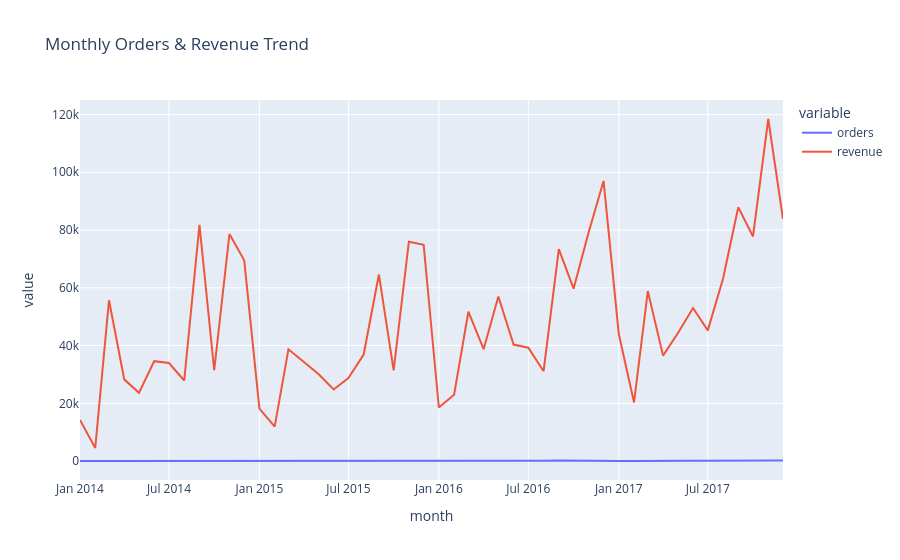

Here is the notebook cell this chart was saved with:
### Markdown cell above
## 10. Time Analysis — Orders & Revenue Over Time

### Code cell
trend = (df.assign(month=df['order_date'].dt.to_period('M').astype(str))
           .groupby('month').agg(orders=('order_id','nunique'), revenue=('sales','sum')).reset_index())
fig = px.line(trend, x='month', y=['orders','revenue'], title='Monthly Orders & Revenue Trend')
fig.show()

### Figure 1 — Plotly figure (JSON) as saved in the notebook; plotly's stock layout.template omitted (floating-point values rounded to 4 significant figures)
{"data": [{"hovertemplate": "variable=orders<br>month=%{x}<br>value=%{y}<extra></extra>", "legendgroup": "orders", "line": {"color": "#636efa", "dash": "solid"}, "marker": {"symbol": "circle"}, "mode": "lines", "name": "orders", "orientation": "v", "showlegend": true, "type": "scatter", "x": ["2014-01", "2014-02", "2014-03", "2014-04", "2014-05", "2014-06", "2014-07", "2014-08", "2014-09", "2014-10", "2014-11", "2014-12", "2015-01", "2015-02", "2015-03", "2015-04", "2015-05", "2015-06", "2015-07", "2015-08", "2015-09", "2015-10", "2015-11", "2015-12", "2016-01", "2016-02", "2016-03", "2016-04", "2016-05", "2016-06", "2016-07", "2016-08", "2016-09", "2016-10", "2016-11", "2016-12", "2017-01", "2017-02", "2017-03", "2017-04", "2017-05", "2017-06", "2017-07", "2017-08", "2017-09", "2017-10", "2017-11", "2017-12"], "xaxis": "x", "y": [32.0, 28.0, 71.0, 66.0, 69.0, 66.0, 65.0, 72.0, 130.0, 78.0, 151.0, 141.0, 29.0, 36.0, 79.0, 72.0, 74.0, 68.0, 66.0, 68.0, 140.0, 87.0, 158.0, 161.0, 48.0, 45.0, 86.0, 89.0, 108.0, 97.0, 96.0, 90.0, 192.0, 105.0, 183.0, 176.0, 69.0, 53.0, 118.0, 116.0, 118.0, 133.0, 111.0, 111.0, 226.0, 147.0, 261.0, 224.0], "yaxis": "y"}, {"hovertemplate": "variable=revenue<br>month=%{x}<br>value=%{y}<extra></extra>", "legendgroup": "revenue", "line": {"color": "#EF553B", "dash": "solid"}, "marker": {"symbol": "circle"}, "mode": "lines", "name": "revenue", "orientation": "v", "showlegend": true, "type": "scatter", "x": ["2014-01", "2014-02", "2014-03", "2014-04", "2014-05", "2014-06", "2014-07", "2014-08", "2014-09", "2014-10", "2014-11", "2014-12", "2015-01", "2015-02", "2015-03", "2015-04", "2015-05", "2015-06", "2015-07", "2015-08", "2015-09", "2015-10", "2015-11", "2015-12", "2016-01", "2016-02", "2016-03", "2016-04", "2016-05", "2016-06", "2016-07", "2016-08", "2016-09", "2016-10", "2016-11", "2016-12", "2017-01", "2017-02", "2017-03", "2017-04", "2017-05", "2017-06", "2017-07", "2017-08", "2017-09", "2017-10", "2017-11", "2017-12"], "xaxis": "x", "y": [14240.0, 4520.0, 55690.0, 28300.0, 23650.0, 34600.0, 33950.0, 27910.0, 81780.0, 31450.0, 78630.0, 69550.0, 18170.0, 11950.0, 38730.0, 34200.0, 30130.0, 24800.0, 28770.0, 36900.0, 64600.0, 31400.0, 75970.0, 74920.0, 18540.0, 22980.0, 51720.0, 38750.0, 56990.0, 40340.0, 39260.0, 31120.0, 73410.0, 59690.0, 79410.0, 97000.0, 43970.0, 20300.0, 58870.0, 36520.0, 44260.0, 52980.0, 45260.0, 63120.0, 87870.0, 77780.0, 118400.0, 83830.0], "yaxis": "y"}], "layout": {"legend": {"title": {"text": "variable"}, "tracegroupgap": 0}, "title": {"text": "Monthly Orders & Revenue Trend"}, "xaxis": {"anchor": "y", "domain": [0.0, 1.0], "title": {"text": "month"}}, "yaxis": {"anchor": "x", "domain": [0.0, 1.0], "title": {"text": "value"}}}}
